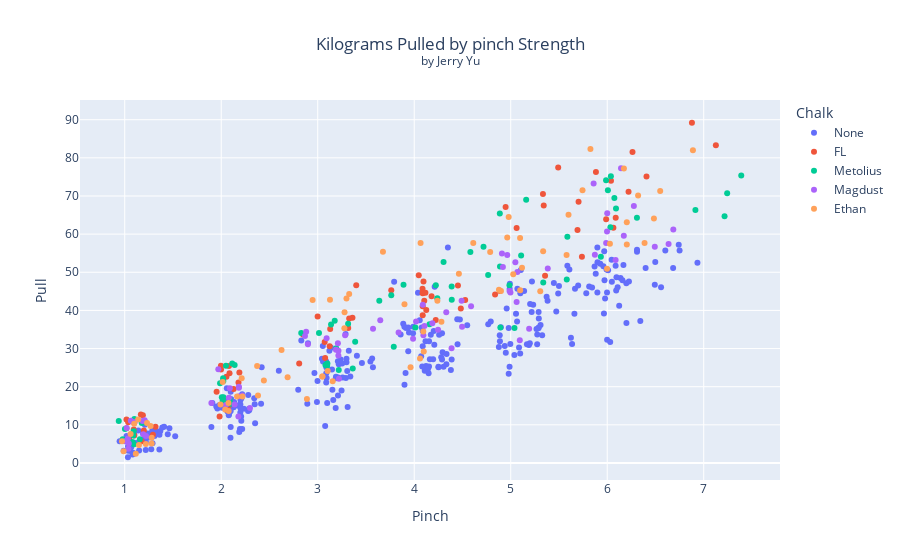
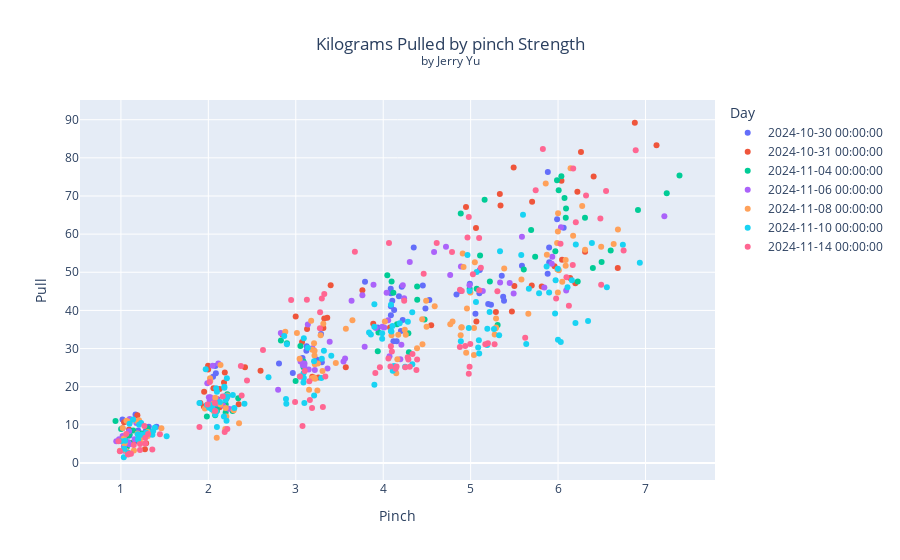

Here is the notebook cell these charts were saved with, in order:
### Markdown cell above
Now we will split this relationship by some of the categorical variables to evaluate impact.

### Code cell
# Type of Chalk
byChalk = px.scatter(Chalk, x = "Pinch", y = "Pull", color = "Chalk", title = "Kilograms Pulled by pinch Strength")
byChalk.update_layout(
    title = {
        "text":"Kilograms Pulled by pinch Strength<br><sup>by Jerry Yu</sub>",
        "x":0.5,
        "xanchor":"center",
        "yanchor":"top"
    }
)
byChalk.show()

# Very Nice Separation

byDate = px.scatter(Chalk, x = "Pinch", y = "Pull", color = "Day", title = "Kilograms Pulled by pinch Strength")
byDate.update_layout(
    title = {
        "text":"Kilograms Pulled by pinch Strength<br><sup>by Jerry Yu</sub>",
        "x":0.5,
        "xanchor":"center",
        "yanchor":"top"
    }
)
byDate.show()
# There are still clear patterns in the date, but very confounded with chalk.
